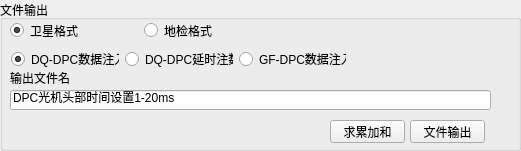
  <widget class="QGroupBox" name="groupBox">
   <property name="geometry">
    <rect>
     <x>240</x>
     <y>20</y>
     <width>521</width>
     <height>151</height>
    </rect>
   </property>
   <property name="title">
    <string>文件输出</string>
   </property>
   <widget class="QLabel" name="label_11">
    <property name="geometry">
     <rect>
      <x>10</x>
      <y>70</y>
      <width>60</width>
      <height>16</height>
     </rect>
    </property>
    <property name="text">
     <string>输出文件名</string>
    </property>
   </widget>
   <widget class="QPushButton" name="pushButton_xor">
    <property name="geometry">
     <rect>
      <x>330</x>
      <y>120</y>
      <width>75</width>
      <height>23</height>
     </rect>
    </property>
    <property name="text">
     <string>求累加和</string>
    </property>
   </widget>
   <widget class="QLineEdit" name="lineEdit_cmd_filename">
    <property name="geometry">
     <rect>
      <x>10</x>
      <y>90</y>
      <width>481</width>
      <height>20</height>
     </rect>
    </property>
    <property name="text">
     <string>DPC光机头部时间设置1-20ms</string>
    </property>
    <property name="placeholderText">
     <string>光机头部积分时间设置</string>
    </property>
    <property name="clearButtonEnabled">
     <bool>false</bool>
    </property>
   </widget>
   <widget class="QPushButton" name="pushButton_cmd_fout">
    <property name="geometry">
     <rect>
      <x>410</x>
      <y>120</y>
      <width>75</width>
      <height>23</height>
     </rect>
    </property>
    <property name="text">
     <string>文件输出</string>
    </property>
   </widget>
   <widget class="QWidget" name="layoutWidget">
    <property name="geometry">
     <rect>
      <x>10</x>
      <y>20</y>
      <width>261</width>
      <height>21</height>
     </rect>
    </property>
    <layout class="QHBoxLayout" name="horizontalLayout_11">
     <item>
      <widget class="QRadioButton" name="radioButton_1">
       <property name="text">
        <string>卫星格式</string>
       </property>
       <property name="checked">
        <bool>true</bool>
       </property>
      </widget>
     </item>
     <item>
      <widget class="QRadioButton" name="radioButton_2">
       <property name="text">
        <string>地检格式</string>
       </property>
      </widget>
     </item>
    </layout>
   </widget>
   <widget class="QWidget" name="">
    <property name="geometry">
     <rect>
      <x>11</x>
      <y>50</y>
      <width>335</width>
      <height>18</height>
     </rect>
    </property>
    <layout class="QHBoxLayout" name="horizontalLayout_14">
     <item>
      <widget class="QRadioButton" name="radioButton_dpc_cmdfmt">
       <property name="text">
        <string>DQ-DPC数据注入</string>
       </property>
       <property name="checked">
        <bool>true</bool>
       </property>
      </widget>
     </item>
     <item>
      <widget class="QRadioButton" name="radioButton_dpc_yzfmt">
       <property name="text">
        <string>DQ-DPC延时注数</string>
       </property>
      </widget>
     </item>
     <item>
      <widget class="QRadioButton" name="radioButton_gfdpc_yzfmt">
       <property name="text">
        <string>GF-DPC数据注入</string>
       </property>
       <property name="checked">
        <bool>false</bool>
       </property>
      </widget>
     </item>
    </layout>
   </widget>
  </widget>
